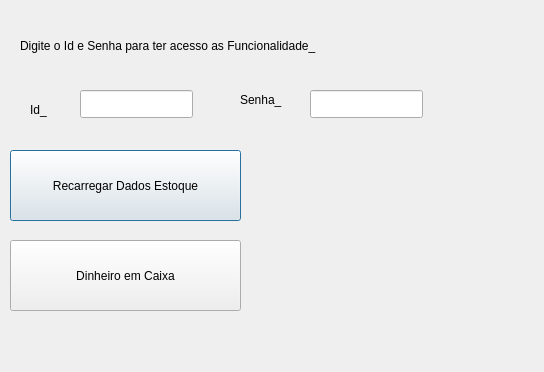
<?xml version="1.0" encoding="UTF-8"?>
<ui version="4.0">
 <class>verifica</class>
 <widget class="QDialog" name="verifica">
  <property name="geometry">
   <rect>
    <x>0</x>
    <y>0</y>
    <width>544</width>
    <height>372</height>
   </rect>
  </property>
  <property name="windowTitle">
   <string>Dialog</string>
  </property>
  <widget class="QLabel" name="label">
   <property name="geometry">
    <rect>
     <x>20</x>
     <y>20</y>
     <width>471</width>
     <height>51</height>
    </rect>
   </property>
   <property name="styleSheet">
    <string notr="true">font: 12pt &quot;Segoe UI&quot;;
color: rgb(0, 0, 0);</string>
   </property>
   <property name="text">
    <string>Digite o Id e Senha para ter acesso as Funcionalidade_</string>
   </property>
  </widget>
  <widget class="QLineEdit" name="IdLineEdit">
   <property name="geometry">
    <rect>
     <x>80</x>
     <y>90</y>
     <width>113</width>
     <height>28</height>
    </rect>
   </property>
  </widget>
  <widget class="QLabel" name="label_2">
   <property name="geometry">
    <rect>
     <x>30</x>
     <y>100</y>
     <width>63</width>
     <height>20</height>
    </rect>
   </property>
   <property name="text">
    <string>Id_</string>
   </property>
  </widget>
  <widget class="QLabel" name="label_3">
   <property name="geometry">
    <rect>
     <x>240</x>
     <y>90</y>
     <width>63</width>
     <height>20</height>
    </rect>
   </property>
   <property name="text">
    <string>Senha_</string>
   </property>
  </widget>
  <widget class="QLineEdit" name="SenhaLineEdit">
   <property name="geometry">
    <rect>
     <x>310</x>
     <y>90</y>
     <width>113</width>
     <height>28</height>
    </rect>
   </property>
   <property name="echoMode">
    <enum>QLineEdit::Password</enum>
   </property>
  </widget>
  <widget class="QPushButton" name="RecargaButton">
   <property name="geometry">
    <rect>
     <x>10</x>
     <y>150</y>
     <width>231</width>
     <height>71</height>
    </rect>
   </property>
   <property name="text">
    <string>Recarregar Dados Estoque</string>
   </property>
  </widget>
  <widget class="QPushButton" name="DinheiroCxButton">
   <property name="geometry">
    <rect>
     <x>10</x>
     <y>240</y>
     <width>231</width>
     <height>71</height>
    </rect>
   </property>
   <property name="text">
    <string>Dinheiro em Caixa</string>
   </property>
  </widget>
 </widget>
 <resources/>
 <connections/>
</ui>
